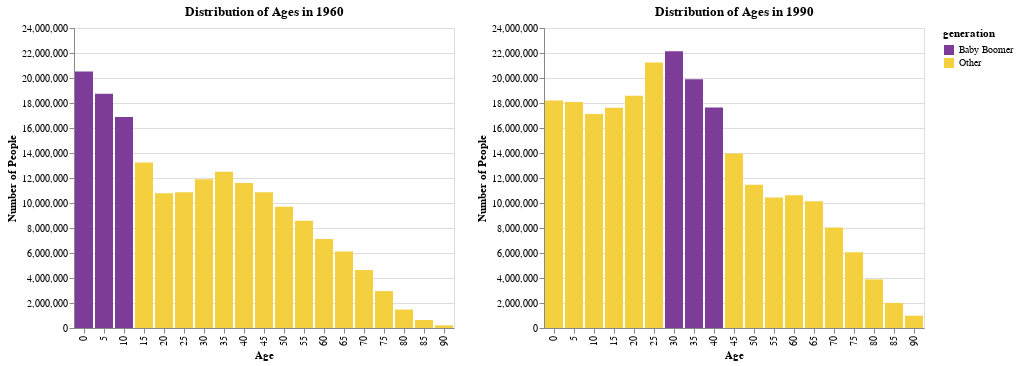

This figure's notebook cell:
### Markdown cell above
## ✅Q3 Juxtapose Bar Charts Horizontally 

Create a bar chart of the population distribution in the year 1960, and horizontally juxtapose the bar chart of the population distribution for the year 1990. Plot the total number of people (ignoring the `sex` attribute).

Note - You can slice the data to a give year before you pass it to Altair using pandas. (you can also do this in Altair with filters, but we haven't covered that yet).

Encode membership of the Baby Boomer generation with color using "#7D3C98" (purple) for the boomers "#F4D03F" (gold) for other.

Fix the y axis so it is equal in both plots.

### Code cell
# Create a bar chart of the population distribution in the year 1960, 
# and horizontally juxtapose the bar chart of the population distribution for the year 1990. 
# Plot the total number of people (ignoring the sex attribute).

domain = ['Baby Boomer', 'Other']
range = ['#7D3C98','#F4D03F']

base1 = alt.Chart(df_population[(df_population['year'] == 1960)]).mark_bar().encode(
    x=alt.X('age:O',title='Age'),
    y=alt.Y("sum(people):Q", scale=alt.Scale(domain=[0,24000000]), title='Number of People'),
    color=alt.Color('generation', scale=alt.Scale(domain=domain, range=range))
).properties(title='Distribution of Ages in 1960')

base2 = alt.Chart(df_population[(df_population['year'] == 1990)]).mark_bar().encode(
    x=alt.X('age:O',title='Age'),
    y=alt.Y("sum(people):Q", scale=alt.Scale(domain=[0,24000000]), title='Number of People'),
    color=alt.Color('generation', scale=alt.Scale(domain=domain, range=range))
).properties(title='Distribution of Ages in 1990')

base1 | base2

### Figure 1 — Vega-Lite specification as saved in the notebook (floating-point values rounded to 4 significant figures)
{"config": {"view": {"continuousWidth": 400, "continuousHeight": 300}}, "hconcat": [{"data": {"name": "data-00b4573e89f6ad1c937e3597da920619"}, "mark": "bar", "encoding": {"color": {"field": "generation", "scale": {"domain": ["Baby Boomer", "Other"], "range": ["#7D3C98", "#F4D03F"]}, "type": "nominal"}, "x": {"field": "age", "title": "Age", "type": "ordinal"}, "y": {"aggregate": "sum", "field": "people", "scale": {"domain": [0, 24000000]}, "title": "Number of People", "type": "quantitative"}}, "title": "Distribution of Ages in 1960"}, {"data": {"name": "data-1c6be7307831ca98d8c0e9e5f7c02897"}, "mark": "bar", "encoding": {"color": {"field": "generation", "scale": {"domain": ["Baby Boomer", "Other"], "range": ["#7D3C98", "#F4D03F"]}, "type": "nominal"}, "x": {"field": "age", "title": "Age", "type": "ordinal"}, "y": {"aggregate": "sum", "field": "people", "scale": {"domain": [0, 24000000]}, "title": "Number of People", "type": "quantitative"}}, "title": "Distribution of Ages in 1990"}], "$schema": "https://vega.github.io/schema/vega-lite/v4.17.0.json", "datasets": {"data-00b4573e89f6ad1c937e3597da920619": [{"year": 1960, "age": 0, "sex": "Male", "people": 10374975, "generation": "Baby Boomer", "birth year": 1960}, {"year": 1960, "age": 0, "sex": "Female", "people": 10146999, "generation": "Baby Boomer", "birth year": 1960}, {"year": 1960, "age": 5, "sex": "Male", "people": 9495503, "generation": "Baby Boomer", "birth year": 1955}, {"year": 1960, "age": 5, "sex": "Female", "people": 9250741, "generation": "Baby Boomer", "birth year": 1955}, {"year": 1960, "age": 10, "sex": "Male", "people": 8563700, "generation": "Baby Boomer", "birth year": 1950}, {"year": 1960, "age": 10, "sex": "Female", "people": 8310764, "generation": "Baby Boomer", "birth year": 1950}, {"year": 1960, "age": 15, "sex": "Male", "people": 6620902, "generation": "Other", "birth year": 1945}, {"year": 1960, "age": 15, "sex": "Female", "people": 6617493, "generation": "Other", "birth year": 1945}, {"year": 1960, "age": 20, "sex": "Male", "people": 5268384, "generation": "Other", "birth year": 1940}, {"year": 1960, "age": 20, "sex": "Female", "people": 5513495, "generation": "Other", "birth year": 1940}, {"year": 1960, "age": 25, "sex": "Male", "people": 5311805, "generation": "Other", "birth year": 1935}, {"year": 1960, "age": 25, "sex": "Female", "people": 5548259, "generation": "Other", "birth year": 1935}, {"year": 1960, "age": 30, "sex": "Male", "people": 5801342, "generation": "Other", "birth year": 1930}, {"year": 1960, "age": 30, "sex": "Female", "people": 6090862, "generation": "Other", "birth year": 1930}, {"year": 1960, "age": 35, "sex": "Male", "people": 6063063, "generation": "Other", "birth year": 1925}, {"year": 1960, "age": 35, "sex": "Female", "people": 6431337, "generation": "Other", "birth year": 1925}, {"year": 1960, "age": 40, "sex": "Male", "people": 5657943, "generation": "Other", "birth year": 1920}, {"year": 1960, "age": 40, "sex": "Female", "people": 5940520, "generation": "Other", "birth year": 1920}, {"year": 1960, "age": 45, "sex": "Male", "people": 5345658, "generation": "Other", "birth year": 1915}, {"year": 1960, "age": 45, "sex": "Female", "people": 5516028, "generation": "Other", "birth year": 1915}, {"year": 1960, "age": 50, "sex": "Male", "people": 4763364, "generation": "Other", "birth year": 1910}, {"year": 1960, "age": 50, "sex": "Female", "people": 4928844, "generation": "Other", "birth year": 1910}, {"year": 1960, "age": 55, "sex": "Male", "people": 4170581, "generation": "Other", "birth year": 1905}, {"year": 1960, "age": 55, "sex": "Female", "people": 4402878, "generation": "Other", "birth year": 1905}, {"year": 1960, "age": 60, "sex": "Male", "people": 3405293, "generation": "Other", "birth year": 1900}, {"year": 1960, "age": 60, "sex": "Female", "people": 3723839, "generation": "Other", "birth year": 1900}, {"year": 1960, "age": 65, "sex": "Male", "people": 2859371, "generation": "Other", "birth year": 1895}, {"year": 1960, "age": 65, "sex": "Female", "people": 3268699, "generation": "Other", "birth year": 1895}, {"year": 1960, "age": 70, "sex": "Male", "people": 2115763, "generation": "Other", "birth year": 1890}, {"year": 1960, "age": 70, "sex": "Female", "people": 2516479, "generation": "Other", "birth year": 1890}, {"year": 1960, "age": 75, "sex": "Male", "people": 1308913, "generation": "Other", "birth year": 1885}, {"year": 1960, "age": 75, "sex": "Female", "people": 1641371, "generation": "Other", "birth year": 1885}, {"year": 1960, "age": 80, "sex": "Male", "people": 619923, "generation": "Other", "birth year": 1880}, {"year": 1960, "age": 80, "sex": "Female", "people": 856952, "generation": "Other", "birth year": 1880}, {"year": 1960, "age": 85, "sex": "Male", "people": 253245, "generation": "Other", "birth year": 1875}, {"year": 1960, "age": 85, "sex": "Female", "people": 384572, "generation": "Other", "birth year": 1875}, {"year": 1960, "age": 90, "sex": "Male", "people": 75908, "generation": "Other", "birth year": 1870}, {"year": 1960, "age": 90, "sex": "Female", "people": 135774, "generation": "Other", "birth year": 1870}], "data-1c6be7307831ca98d8c0e9e5f7c02897": [{"year": 1990, "age": 0, "sex": "Male", "people": 9307465, "generation": "Other", "birth year": 1990}, {"year": 1990, "age": 0, "sex": "Female", "people": 8894007, "generation": "Other", "birth year": 1990}, {"year": 1990, "age": 5, "sex": "Male", "people": 9274732, "generation": "Other", "birth year": 1985}, {"year": 1990, "age": 5, "sex": "Female", "people": 8799955, "generation": "Other", "birth year": 1985}, {"year": 1990, "age": 10, "sex": "Male", "people": 8782542, "generation": "Other", "birth year": 1980}, {"year": 1990, "age": 10, "sex": "Female", "people": 8337284, "generation": "Other", "birth year": 1980}, {"year": 1990, "age": 15, "sex": "Male", "people": 9020572, "generation": "Other", "birth year": 1975}, {"year": 1990, "age": 15, "sex": "Female", "people": 8590991, "generation": "Other", "birth year": 1975}, {"year": 1990, "age": 20, "sex": "Male", "people": 9436188, "generation": "Other", "birth year": 1970}, {"year": 1990, "age": 20, "sex": "Female", "people": 9152644, "generation": "Other", "birth year": 1970}, {"year": 1990, "age": 25, "sex": "Male", "people": 10658027, "generation": "Other", "birth year": 1965}, {"year": 1990, "age": 25, "sex": "Female", "people": 10587292, "generation": "Other", "birth year": 1965}, {"year": 1990, "age": 30, "sex": "Male", "people": 11028712, "generation": "Baby Boomer", "birth year": 1960}, {"year": 1990, "age": 30, "sex": "Female", "people": 11105750, "generation": "Baby Boomer", "birth year": 1960}, {"year": 1990, "age": 35, "sex": "Male", "people": 9853933, "generation": "Baby Boomer", "birth year": 1955}, {"year": 1990, "age": 35, "sex": "Female", "people": 10038644, "generation": "Baby Boomer", "birth year": 1955}, {"year": 1990, "age": 40, "sex": "Male", "people": 8712632, "generation": "Baby Boomer", "birth year": 1950}, {"year": 1990, "age": 40, "sex": "Female", "people": 8928252, "generation": "Baby Boomer", "birth year": 1950}, {"year": 1990, "age": 45, "sex": "Male", "people": 6848082, "generation": "Other", "birth year": 1945}, {"year": 1990, "age": 45, "sex": "Female", "people": 7115129, "generation": "Other", "birth year": 1945}, {"year": 1990, "age": 50, "sex": "Male", "people": 5553992, "generation": "Other", "birth year": 1940}, {"year": 1990, "age": 50, "sex": "Female", "people": 5899925, "generation": "Other", "birth year": 1940}, {"year": 1990, "age": 55, "sex": "Male", "people": 4981670, "generation": "Other", "birth year": 1935}, {"year": 1990, "age": 55, "sex": "Female", "people": 5460506, "generation": "Other", "birth year": 1935}, {"year": 1990, "age": 60, "sex": "Male", "people": 4953822, "generation": "Other", "birth year": 1930}, {"year": 1990, "age": 60, "sex": "Female", "people": 5663205, "generation": "Other", "birth year": 1930}, {"year": 1990, "age": 65, "sex": "Male", "people": 4538398, "generation": "Other", "birth year": 1925}, {"year": 1990, "age": 65, "sex": "Female", "people": 5594108, "generation": "Other", "birth year": 1925}, {"year": 1990, "age": 70, "sex": "Male", "people": 3429420, "generation": "Other", "birth year": 1920}, {"year": 1990, "age": 70, "sex": "Female", "people": 4610222, "generation": "Other", "birth year": 1920}, {"year": 1990, "age": 75, "sex": "Male", "people": 2344932, "generation": "Other", "birth year": 1915}, {"year": 1990, "age": 75, "sex": "Female", "people": 3723980, "generation": "Other", "birth year": 1915}, {"year": 1990, "age": 80, "sex": "Male", "people": 1342996, "generation": "Other", "birth year": 1910}, {"year": 1990, "age": 80, "sex": "Female", "people": 2545730, "generation": "Other", "birth year": 1910}, {"year": 1990, "age": 85, "sex": "Male", "people": 588790, "generation": "Other", "birth year": 1905}, {"year": 1990, "age": 85, "sex": "Female", "people": 1419494, "generation": "Other", "birth year": 1905}, {"year": 1990, "age": 90, "sex": "Male", "people": 238459, "generation": "Other", "birth year": 1900}, {"year": 1990, "age": 90, "sex": "Female", "people": 745146, "generation": "Other", "birth year": 1900}]}}
